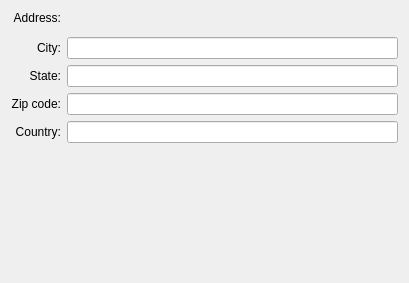
<ui version="4.0" >
 <class>JabberHomeInfoBase</class>
 <widget class="QWidget" name="JabberHomeInfoBase" >
  <property name="geometry" >
   <rect>
    <x>0</x>
    <y>0</y>
    <width>409</width>
    <height>283</height>
   </rect>
  </property>
  <property name="windowTitle" >
   <string></string>
  </property>
  <layout class="QGridLayout" >
   <property name="margin" >
    <number>11</number>
   </property>
   <property name="spacing" >
    <number>6</number>
   </property>
   <item row="4" column="1" >
    <widget class="QLineEdit" name="edtZip" />
   </item>
   <item row="3" column="1" >
    <widget class="QLineEdit" name="edtState" />
   </item>
   <item row="5" column="1" >
    <widget class="QLineEdit" name="edtCountry" />
   </item>
   <item row="2" column="1" >
    <widget class="QLineEdit" name="edtCity" />
   </item>
   <item row="2" column="0" >
    <widget class="QLabel" name="TextLabel12" >
     <property name="text" >
      <string>City:</string>
     </property>
     <property name="alignment" >
      <set>Qt::AlignRight|Qt::AlignTrailing|Qt::AlignVCenter</set>
     </property>
     <property name="wordWrap" >
      <bool>false</bool>
     </property>
    </widget>
   </item>
   <item row="4" column="0" >
    <widget class="QLabel" name="TextLabel14" >
     <property name="text" >
      <string>Zip code:</string>
     </property>
     <property name="alignment" >
      <set>Qt::AlignRight|Qt::AlignTrailing|Qt::AlignVCenter</set>
     </property>
     <property name="wordWrap" >
      <bool>false</bool>
     </property>
    </widget>
   </item>
   <item row="5" column="0" >
    <widget class="QLabel" name="TextLabel15" >
     <property name="text" >
      <string>Country:</string>
     </property>
     <property name="alignment" >
      <set>Qt::AlignRight|Qt::AlignTrailing|Qt::AlignVCenter</set>
     </property>
     <property name="wordWrap" >
      <bool>false</bool>
     </property>
    </widget>
   </item>
   <item row="3" column="0" >
    <widget class="QLabel" name="TextLabel13" >
     <property name="text" >
      <string>State:</string>
     </property>
     <property name="alignment" >
      <set>Qt::AlignRight|Qt::AlignTrailing|Qt::AlignVCenter</set>
     </property>
     <property name="wordWrap" >
      <bool>false</bool>
     </property>
    </widget>
   </item>
   <item row="0" column="0" >
    <widget class="QLabel" name="TextLabel11" >
     <property name="text" >
      <string>Address:</string>
     </property>
     <property name="alignment" >
      <set>Qt::AlignRight|Qt::AlignTrailing|Qt::AlignVCenter</set>
     </property>
     <property name="wordWrap" >
      <bool>false</bool>
     </property>
    </widget>
   </item>
   <item row="1" column="1" >
    <widget class="Q3MultiLineEdit" native="1" name="edtExt" />
   </item>
   <item row="0" column="1" >
    <widget class="Q3MultiLineEdit" native="1" name="edtStreet" />
   </item>
   <item row="6" column="1" >
    <spacer>
     <property name="orientation" >
      <enum>Qt::Vertical</enum>
     </property>
     <property name="sizeType" >
      <enum>QSizePolicy::Expanding</enum>
     </property>
     <property name="sizeHint" >
      <size>
       <width>20</width>
       <height>20</height>
      </size>
     </property>
    </spacer>
   </item>
  </layout>
 </widget>
 <customwidgets>
  <customwidget>
   <class>Q3MultiLineEdit</class>
   <extends>QWidget</extends>
   <header>q3multilineedit.h</header>
   <container>1</container>
  </customwidget>
 </customwidgets>
 <resources/>
 <connections/>
</ui>
